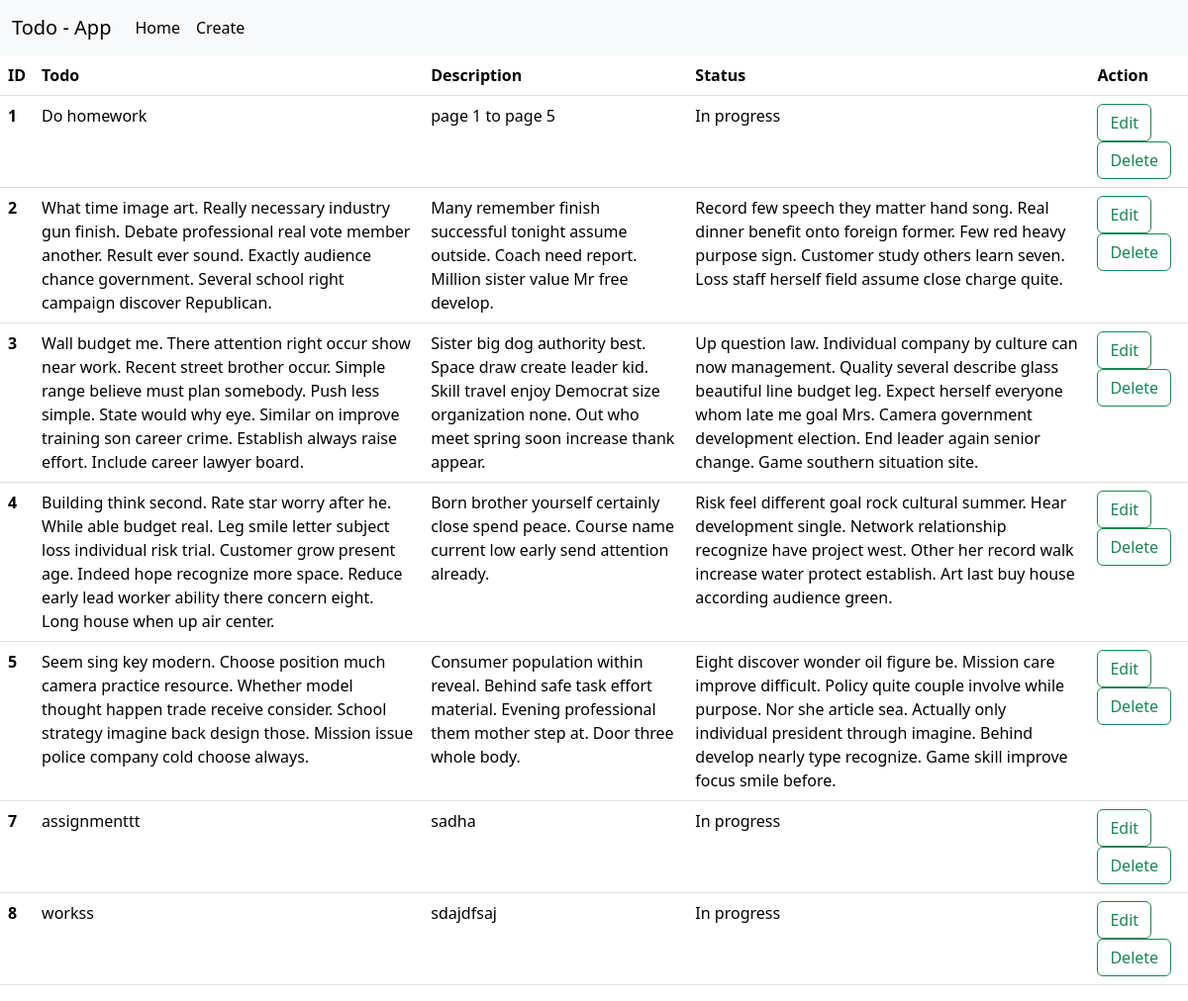
Before: /home/ with the older database file.
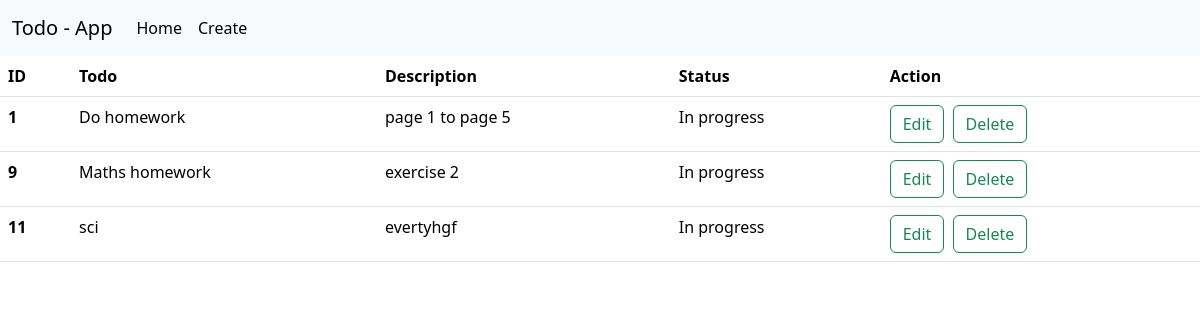
After: the same page with the newer database file.
### base/models.py (models this page shows)
class Todo(models.Model):
    name = models.CharField(max_length=300)
    description = models.TextField()
    status = models.CharField(max_length = 300)
    checkbox = models.BooleanField(default=False)

### base/views.py (the view)
# urls.py: 2. Add a URL to urlpatterns:  path('', views.home, name='home')
def home(request):
    todo_objects = Todo.objects.all()
    data = {'todos':todo_objects}
    return render(request , 'index.html',context = data)

### templates/index.html (shortened to what this page needs)
<!DOCTYPE html>
<html lang="en">
<head>
    <link href="https://cdn.jsdelivr.net/npm/bootstrap@5.3.2/dist/css/bootstrap.min.css" rel="stylesheet">
</head>
<body>
    {% include "nav.html"%}
    <table class="table">
        <thead>
          <tr>
            <th scope="col">ID</th>
            <th scope="col">Todo</th>
            <th scope="col">Description</th>
            <th scope="col">Status</th>
            <th scope="col">Action</th>
          </tr>
        </thead>
        <tbody>
          {% for todo in todos %}
            <tr>
              <th scope="row">{{todo.id}}</th>
              <td>{{todo.name}}</td>
              <td>{{todo.description}}</td>
              <td>{{todo.status}}</td>
              <td><a class="btn btn-outline-success" aria-current="page" href="{% url 'edit' pk=todo.id %}">Edit</a>&nbsp; <a class="btn btn-outline-success" aria-current="page" href="{% url 'create' %}">Delete</a> </td>
            </tr>
          {% endfor %}
        </tbody>
      </table>
</body>
</html>

### templates/nav.html (shortened to what this page needs)
<!DOCTYPE html>
<html lang="en">
<head>
</head>
<body>
    <nav class="navbar navbar-expand-lg bg-body-tertiary">
        <div class="container-fluid">
          <a class="navbar-brand" href="#">Todo - App</a>
          <div class="collapse navbar-collapse" id="navbarNav">
            <ul class="navbar-nav">
              <li class="nav-item">
                <a class="nav-link active" aria-current="page" href="{% url 'home' %}">Home</a>
              </li>
              <li class="nav-item">
                <a class="nav-link active" aria-current="page" href="{% url 'create' %}">Create</a>
              </li>
            </ul>
          </div>
        </div>
      </nav>
</body>
</html>

Changed rows visible on the page:
removed Todo: id "2", name "What time image art. Really necessary industry gun finish. Debate professional real vote member another. Result ever sound. Exactly audience chance government. Several school right campaign discover Republican.", description "Many remember finish successful tonight assume outside. Coach need report. Million sister value Mr free develop.", status "Record few speech they matter hand song. Real dinner benefit onto foreign former. Few red heavy purpose sign. Customer study others learn seven. Loss staff herself field assume close charge quite."
removed Todo: id "3", name "Wall budget me. There attention right occur show near work. Recent street brother occur. Simple range believe must plan somebody. Push less simple. State would why eye. Similar on improve training son career crime. Establish always raise effort. Include career lawyer board.", description "Sister big dog authority best. Space draw create leader kid. Skill travel enjoy Democrat size organization none. Out who meet spring soon increase thank appear.", status "Up question law. Individual company by culture can now management. Quality several describe glass beautiful line budget leg. Expect herself everyone whom late me goal Mrs. Camera government development election. End leader again senior change. Game southern situation site."
removed Todo: id "4", name "Building think second. Rate star worry after he. While able budget real. Leg smile letter subject loss individual risk trial. Customer grow present age. Indeed hope recognize more space. Reduce early lead worker ability there concern eight. Long house when up air center.", description "Born brother yourself certainly close spend peace. Course name current low early send attention already.", status "Risk feel different goal rock cultural summer. Hear development single. Network relationship recognize have project west. Other her record walk increase water protect establish. Art last buy house according audience green."
removed Todo: id "5", name "Seem sing key modern. Choose position much camera practice resource. Whether model thought happen trade receive consider. School strategy imagine back design those. Mission issue police company cold choose always.", description "Consumer population within reveal. Behind safe task effort material. Evening professional them mother step at. Door three whole body.", status "Eight discover wonder oil figure be. Mission care improve difficult. Policy quite couple involve while purpose. Nor she article sea. Actually only individual president through imagine. Behind develop nearly type recognize. Game skill improve focus smile before."
removed Todo: id "7", name "assignmenttt", description "sadha", status "In progress"
removed Todo: id "8", name "workss", description "sdajdfsaj", status "In progress"
added Todo: id "9", name "Maths homework", description "exercise 2", status "In progress"
added Todo: id "11", name "sci", description "evertyhgf", status "In progress"
